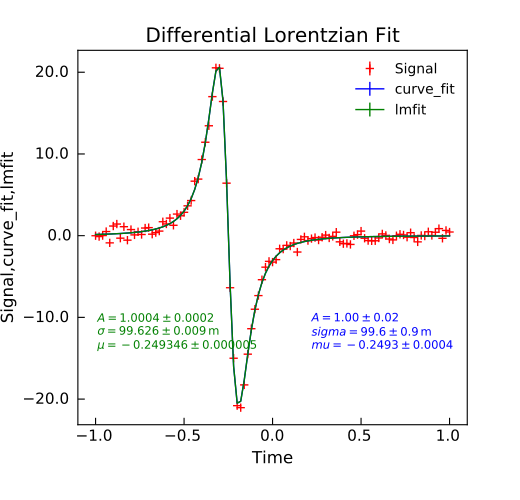

The Python source for this figure:
"""Test langevin fitting."""
# pylint: disable=invalid-name
from Stoner import Data
from Stoner.analysis.fitting.models.generic import (
    Lorentzian_diff,
    lorentzian_diff,
)

from numpy import linspace, ones_like
from numpy.random import normal
from copy import copy

x = linspace(-1.0, 1.0, 101)
params = [1, 0.1, -0.25]
y = lorentzian_diff(x, *params) + normal(size=len(x), scale=0.5)
dy = ones_like(x) * 5e-3
d = Data(x, y, dy, setas="xye", column_headers=["Time", "Signal", "dM"])

d.curve_fit(lorentzian_diff, p0=copy(params), result=True, header="curve_fit")

d.setas = "xye"

d.lmfit(Lorentzian_diff, result=True, header="lmfit", prefix="lmfit")


d.setas = "xyeyy"
d.plot(fmt=["r+", "b-", "g-"])

d.annotate_fit(
    lorentzian_diff,
    x=0.6,
    y=0.2,
    fontdict={"size": "x-small", "color": "blue"},
    mode="eng",
)
d.annotate_fit(
    Lorentzian_diff,
    x=0.05,
    y=0.2,
    fontdict={"size": "x-small", "color": "green"},
    prefix="lmfit",
    mode="eng",
)
d.title = "Differential Lorentzian Fit"
